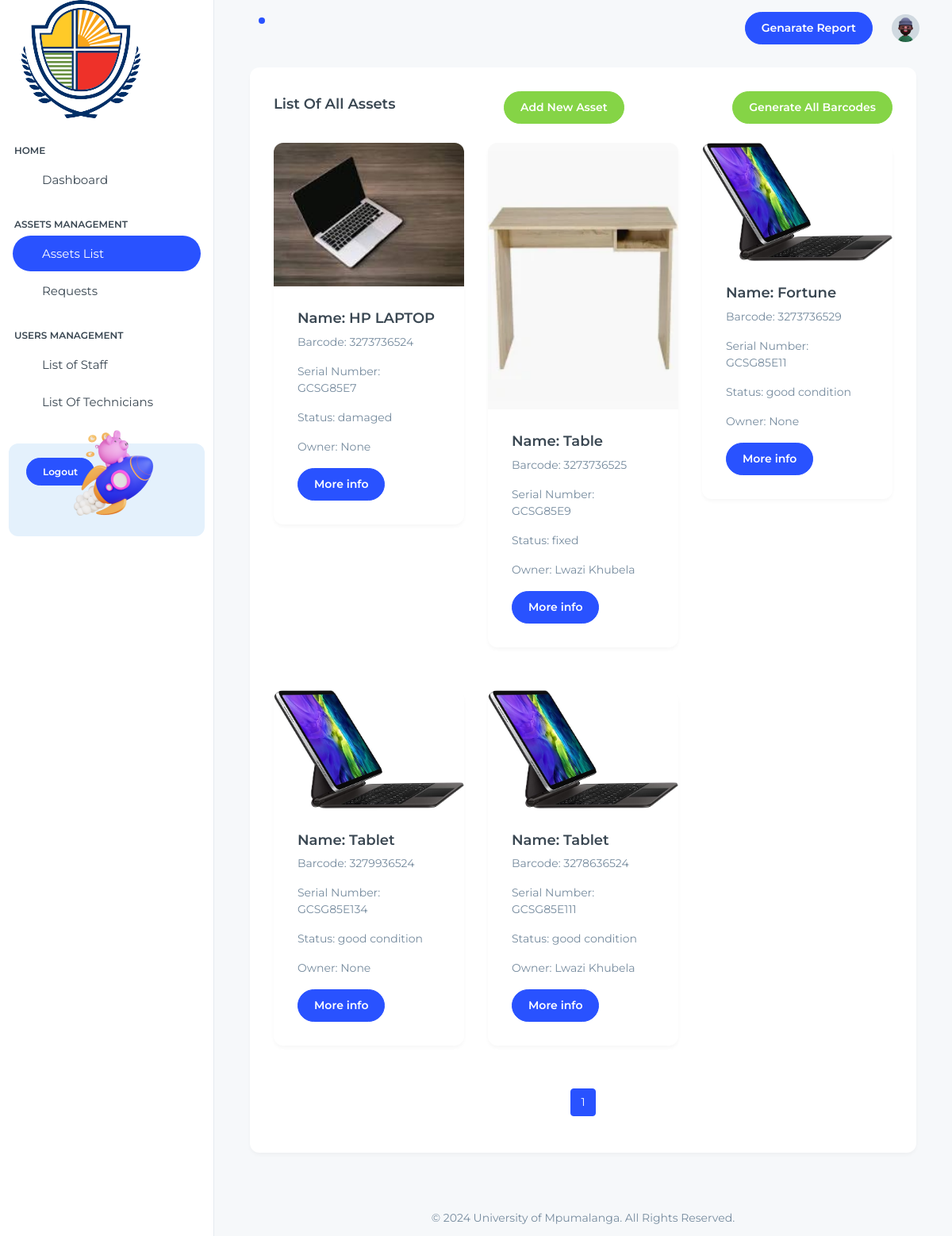
The page /administration/assets/ (signed in) on the database its author committed.
### administration/models.py (models this page shows, shortened)
class Asset(models.Model):
    name = models.CharField(max_length=100)
    university_barcode = models.CharField(max_length=50, unique=True)
    serial_number = models.CharField(max_length=50, unique=True)
    image = models.ImageField(upload_to='assets/images/')
    status = models.CharField(max_length=20, choices=[
        ('damaged', 'Damaged'),
        ('good condition', 'Good Condition'),
        ('fixed', 'Fixed'),
        ('missing', 'Missing')
    ])
    owner = models.ForeignKey(Staff, on_delete=models.SET_NULL, null=True, blank=True)

class Staff(models.Model):
    user = models.OneToOneField('auth_app.User', on_delete=models.CASCADE, blank=True, null=True)
    staff_number = models.CharField(max_length=100, unique=True)
    name = models.CharField(max_length=100)
    surname = models.CharField(max_length=100)
    national_id = models.CharField(max_length=50, blank=True, null=True)
    passport_number = models.CharField(max_length=50, blank=True, null=True)
    status = models.CharField(max_length=10, choices=[('active', 'Active'), ('not active', 'Not Active')])
    office = models.ForeignKey('administration.Office', on_delete=models.SET_NULL, null=True, blank=True)
    added_date = models.DateTimeField(default=now)  # Default to the current date and time
    email = models.EmailField()
    def __str__(self):
        return f"{self.name} {self.surname}"

### administration/views.py (the view)
# urls.py: path('assets/', AssetsListView.as_view(), name='assets' ),
class AssetsListView(LoginRequiredMixin, TemplateView):
    template_name = "administration/pages/assets/assets.html"
    login_url = "/auth/login/"
    def dispatch(self, request, *args, **kwargs):
        if not request.user.is_authenticated or request.user.role != "admin":
            return redirect(self.login_url)
        return super().dispatch(request, *args, **kwargs)
    def get_context_data(self, **kwargs):
        context = super().get_context_data(**kwargs)
        context["user"] = self.request.user
        assets = Asset.objects.all()
        paginator = Paginator(assets, 10)
        page_number = self.request.GET.get('page')
        page_obj = paginator.get_page(page_number)
        context["page_obj"] = page_obj
        return context

### administration/templates/administration/pages/assets/assets.html (shortened to what this page needs)
{% extends "administration/global/base.html" %}
{% load static %}
{% block content %}
<div class="container-fluid">
    <div class="card">
        <div class="card-body">
            <div class="d-flex justify-content-between align-items-center mb-4">
                <h5 class="card-title fw-semibold">List Of All Assets</h5>
                <a href="{% url 'add-asset' %}" class="btn btn-success">Add New Asset</a>
                <a href="{% url 'generate-barcodes' %}" class="btn btn-success">Generate All Barcodes</a>
            </div>
            <div class="row">
                {% for asset in page_obj %}
                <div class="col-md-4 mb-4">
                    <div class="card">
                        <img src="{% if asset.image %}{{ asset.image.url }}{% else %}{% static 'administration/assets/images/blog/blog-img3.jpg' %}{% endif %}"
                             class="card-img-top" alt="Asset Image">
                        <div class="card-body">
                            <h5 class="card-title">Name: {{ asset.name }}</h5>
                            <p class="card-text">Barcode: {{ asset.university_barcode }}</p>
                            <p class="card-text">Serial Number: {{ asset.serial_number }}</p>
                            <p class="card-text">Status: {{ asset.status }}</p>
                            <p class="card-text">Owner: {{ asset.owner }}</p>
                            <a href="{% url 'asset-detail' asset.id %}" class="btn btn-primary">More info</a>
                        </div>
                    </div>
                </div>
                {% endfor %}
            </div>
            <div class="d-flex justify-content-center">
                <nav aria-label="Page navigation">
                    <ul class="pagination">
                        {% for num in page_obj.paginator.page_range %}
                        <li class="page-item {% if page_obj.number == num %}active{% endif %}">
                            <a class="page-link" href="?page={{ num }}">{{ num }}</a>
                        </li>
                        {% endfor %}
                    </ul>
                </nav>
            </div>
        </div>
    </div>
</div>
{% endblock %}

### rows shown on the page
Asset: image (picture), name "HP LAPTOP", university_barcode "3273736524", serial_number "GCSG85E7", status "damaged", owner "None"
Asset: image (picture), name "Table", university_barcode "3273736525", serial_number "GCSG85E9", status "fixed", owner "Lwazi Khubela"
Asset: image (picture), name "Fortune", university_barcode "3273736529", serial_number "GCSG85E11", status "good condition", owner "None"
Asset: image (picture), name "Tablet", university_barcode "3279936524", serial_number "GCSG85E134", status "good condition", owner "None"
Asset: image (picture), name "Tablet", university_barcode "3278636524", serial_number "GCSG85E111", status "good condition", owner "Lwazi Khubela"

### other values the page prints
{{ num }} "1"
